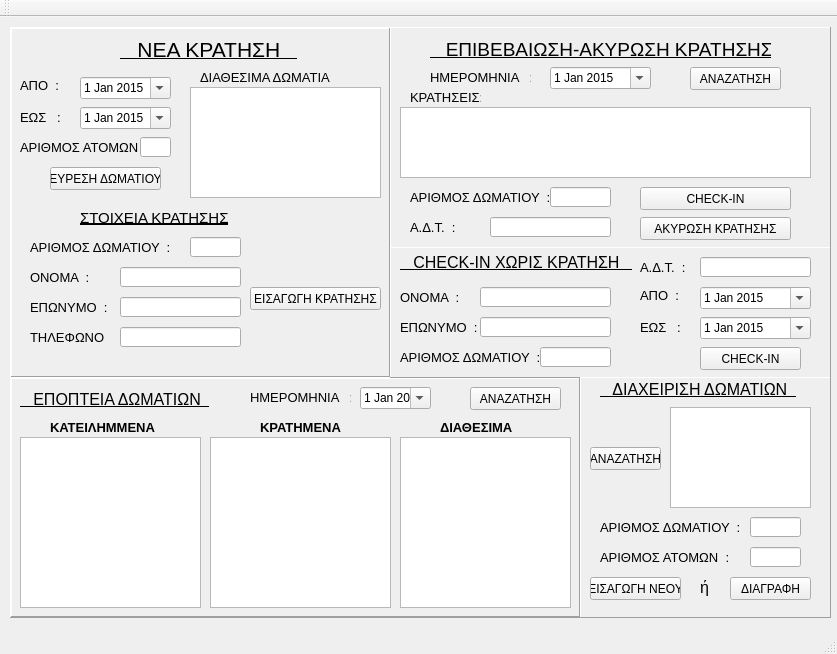
<?xml version="1.0" encoding="UTF-8"?>
<ui version="4.0">
 <class>MainWindow</class>
 <widget class="QMainWindow" name="MainWindow">
  <property name="geometry">
   <rect>
    <x>0</x>
    <y>0</y>
    <width>837</width>
    <height>654</height>
   </rect>
  </property>
  <property name="windowTitle">
   <string>MainWindow</string>
  </property>
  <property name="documentMode">
   <bool>false</bool>
  </property>
  <property name="tabShape">
   <enum>QTabWidget::Rounded</enum>
  </property>
  <widget class="QWidget" name="centralWidget">
   <widget class="QFrame" name="frame">
    <property name="geometry">
     <rect>
      <x>10</x>
      <y>10</y>
      <width>381</width>
      <height>351</height>
     </rect>
    </property>
    <property name="frameShape">
     <enum>QFrame::Panel</enum>
    </property>
    <property name="frameShadow">
     <enum>QFrame::Raised</enum>
    </property>
    <property name="lineWidth">
     <number>2</number>
    </property>
    <widget class="QLabel" name="nk_label_1">
     <property name="geometry">
      <rect>
       <x>110</x>
       <y>10</y>
       <width>181</width>
       <height>25</height>
      </rect>
     </property>
     <property name="font">
      <font>
       <pointsize>16</pointsize>
       <underline>true</underline>
      </font>
     </property>
     <property name="text">
      <string>   ΝΕΑ ΚΡΑΤΗΣΗ   </string>
     </property>
    </widget>
    <widget class="QLabel" name="nk_label_2">
     <property name="geometry">
      <rect>
       <x>10</x>
       <y>50</y>
       <width>51</width>
       <height>16</height>
      </rect>
     </property>
     <property name="font">
      <font>
       <pointsize>10</pointsize>
      </font>
     </property>
     <property name="text">
      <string>ΑΠΟ  :  </string>
     </property>
    </widget>
    <widget class="QDateEdit" name="nk_apo">
     <property name="geometry">
      <rect>
       <x>70</x>
       <y>50</y>
       <width>91</width>
       <height>22</height>
      </rect>
     </property>
     <property name="calendarPopup">
      <bool>true</bool>
     </property>
     <property name="date">
      <date>
       <year>2015</year>
       <month>1</month>
       <day>1</day>
      </date>
     </property>
    </widget>
    <widget class="QLabel" name="nk_label_3">
     <property name="geometry">
      <rect>
       <x>10</x>
       <y>80</y>
       <width>60</width>
       <height>21</height>
      </rect>
     </property>
     <property name="font">
      <font>
       <pointsize>10</pointsize>
      </font>
     </property>
     <property name="frameShape">
      <enum>QFrame::NoFrame</enum>
     </property>
     <property name="text">
      <string>ΕΩΣ   :  </string>
     </property>
    </widget>
    <widget class="QDateEdit" name="nk_ews">
     <property name="geometry">
      <rect>
       <x>70</x>
       <y>80</y>
       <width>91</width>
       <height>22</height>
      </rect>
     </property>
     <property name="calendarPopup">
      <bool>true</bool>
     </property>
     <property name="date">
      <date>
       <year>2015</year>
       <month>1</month>
       <day>1</day>
      </date>
     </property>
    </widget>
    <widget class="QLabel" name="nk_label_4">
     <property name="geometry">
      <rect>
       <x>10</x>
       <y>110</y>
       <width>141</width>
       <height>21</height>
      </rect>
     </property>
     <property name="font">
      <font>
       <pointsize>10</pointsize>
      </font>
     </property>
     <property name="text">
      <string>ΑΡΙΘΜΟΣ ΑΤΟΜΩΝ  :</string>
     </property>
    </widget>
    <widget class="QLineEdit" name="nk_atoma">
     <property name="geometry">
      <rect>
       <x>130</x>
       <y>110</y>
       <width>31</width>
       <height>20</height>
      </rect>
     </property>
    </widget>
    <widget class="QPushButton" name="nk_eisagwgi_kratisis">
     <property name="geometry">
      <rect>
       <x>240</x>
       <y>260</y>
       <width>131</width>
       <height>23</height>
      </rect>
     </property>
     <property name="text">
      <string>ΕΙΣΑΓΩΓΗ ΚΡΑΤΗΣΗΣ</string>
     </property>
    </widget>
    <widget class="QLineEdit" name="nk_onoma">
     <property name="geometry">
      <rect>
       <x>110</x>
       <y>240</y>
       <width>121</width>
       <height>20</height>
      </rect>
     </property>
    </widget>
    <widget class="QLineEdit" name="nk_epitheto">
     <property name="geometry">
      <rect>
       <x>110</x>
       <y>270</y>
       <width>121</width>
       <height>20</height>
      </rect>
     </property>
    </widget>
    <widget class="QLabel" name="nk_label_9">
     <property name="geometry">
      <rect>
       <x>20</x>
       <y>270</y>
       <width>81</width>
       <height>21</height>
      </rect>
     </property>
     <property name="font">
      <font>
       <pointsize>10</pointsize>
      </font>
     </property>
     <property name="text">
      <string>ΕΠΩΝΥΜΟ  :</string>
     </property>
    </widget>
    <widget class="QLabel" name="nk_label_8">
     <property name="geometry">
      <rect>
       <x>20</x>
       <y>240</y>
       <width>71</width>
       <height>21</height>
      </rect>
     </property>
     <property name="font">
      <font>
       <pointsize>10</pointsize>
      </font>
     </property>
     <property name="text">
      <string>ΟΝΟΜΑ  :</string>
     </property>
    </widget>
    <widget class="QLineEdit" name="nk_tilefwno">
     <property name="geometry">
      <rect>
       <x>110</x>
       <y>300</y>
       <width>121</width>
       <height>20</height>
      </rect>
     </property>
    </widget>
    <widget class="QLabel" name="nk_label_10">
     <property name="geometry">
      <rect>
       <x>20</x>
       <y>300</y>
       <width>81</width>
       <height>21</height>
      </rect>
     </property>
     <property name="font">
      <font>
       <pointsize>10</pointsize>
      </font>
     </property>
     <property name="text">
      <string>ΤΗΛΕΦΩΝΟ  :</string>
     </property>
    </widget>
    <widget class="QTextBrowser" name="nk_textBrowser">
     <property name="geometry">
      <rect>
       <x>180</x>
       <y>60</y>
       <width>191</width>
       <height>111</height>
      </rect>
     </property>
    </widget>
    <widget class="QPushButton" name="nk_euresi_dwmatiou">
     <property name="geometry">
      <rect>
       <x>40</x>
       <y>140</y>
       <width>111</width>
       <height>23</height>
      </rect>
     </property>
     <property name="text">
      <string>ΕΥΡΕΣΗ ΔΩΜΑΤΙΟΥ</string>
     </property>
    </widget>
    <widget class="QLabel" name="nk_label_6">
     <property name="geometry">
      <rect>
       <x>70</x>
       <y>180</y>
       <width>151</width>
       <height>21</height>
      </rect>
     </property>
     <property name="font">
      <font>
       <pointsize>11</pointsize>
       <underline>true</underline>
      </font>
     </property>
     <property name="text">
      <string>ΣΤΟΙΧΕΙΑ ΚΡΑΤΗΣΗΣ</string>
     </property>
    </widget>
    <widget class="QLabel" name="nk_label_5">
     <property name="geometry">
      <rect>
       <x>190</x>
       <y>40</y>
       <width>131</width>
       <height>21</height>
      </rect>
     </property>
     <property name="font">
      <font>
       <pointsize>10</pointsize>
      </font>
     </property>
     <property name="text">
      <string>ΔΙΑΘΕΣΙΜΑ ΔΩΜΑΤΙΑ:</string>
     </property>
    </widget>
    <widget class="QLineEdit" name="nk_arithmos">
     <property name="geometry">
      <rect>
       <x>180</x>
       <y>210</y>
       <width>51</width>
       <height>20</height>
      </rect>
     </property>
    </widget>
    <widget class="QLabel" name="nk_label_7">
     <property name="geometry">
      <rect>
       <x>20</x>
       <y>210</y>
       <width>141</width>
       <height>21</height>
      </rect>
     </property>
     <property name="font">
      <font>
       <pointsize>10</pointsize>
      </font>
     </property>
     <property name="text">
      <string>ΑΡΙΘΜΟΣ ΔΩΜΑΤΙΟΥ  :</string>
     </property>
    </widget>
   </widget>
   <widget class="QFrame" name="frame_2">
    <property name="geometry">
     <rect>
      <x>10</x>
      <y>360</y>
      <width>571</width>
      <height>241</height>
     </rect>
    </property>
    <property name="frameShape">
     <enum>QFrame::Panel</enum>
    </property>
    <property name="frameShadow">
     <enum>QFrame::Raised</enum>
    </property>
    <property name="lineWidth">
     <number>2</number>
    </property>
    <widget class="QLabel" name="ed_label_1">
     <property name="geometry">
      <rect>
       <x>10</x>
       <y>10</y>
       <width>201</width>
       <height>25</height>
      </rect>
     </property>
     <property name="font">
      <font>
       <pointsize>12</pointsize>
       <underline>true</underline>
      </font>
     </property>
     <property name="text">
      <string>   ΕΠΟΠΤΕΙΑ ΔΩΜΑΤΙΩΝ  </string>
     </property>
    </widget>
    <widget class="QLabel" name="ed_label_2">
     <property name="geometry">
      <rect>
       <x>240</x>
       <y>10</y>
       <width>101</width>
       <height>20</height>
      </rect>
     </property>
     <property name="font">
      <font>
       <pointsize>10</pointsize>
      </font>
     </property>
     <property name="text">
      <string>ΗΜΕΡΟΜΗΝΙΑ   :</string>
     </property>
    </widget>
    <widget class="QDateEdit" name="ed_imerominia">
     <property name="geometry">
      <rect>
       <x>350</x>
       <y>10</y>
       <width>71</width>
       <height>22</height>
      </rect>
     </property>
     <property name="calendarPopup">
      <bool>true</bool>
     </property>
     <property name="date">
      <date>
       <year>2015</year>
       <month>1</month>
       <day>1</day>
      </date>
     </property>
    </widget>
    <widget class="QLabel" name="ed_label_3">
     <property name="geometry">
      <rect>
       <x>40</x>
       <y>40</y>
       <width>111</width>
       <height>20</height>
      </rect>
     </property>
     <property name="font">
      <font>
       <pointsize>10</pointsize>
       <weight>75</weight>
       <bold>true</bold>
      </font>
     </property>
     <property name="text">
      <string>ΚΑΤΕΙΛΗΜΜΕΝΑ</string>
     </property>
    </widget>
    <widget class="QLabel" name="ed_label_5">
     <property name="geometry">
      <rect>
       <x>430</x>
       <y>40</y>
       <width>81</width>
       <height>21</height>
      </rect>
     </property>
     <property name="font">
      <font>
       <pointsize>10</pointsize>
       <weight>75</weight>
       <bold>true</bold>
      </font>
     </property>
     <property name="text">
      <string>ΔΙΑΘΕΣΙΜΑ</string>
     </property>
    </widget>
    <widget class="QLabel" name="ed_label_4">
     <property name="geometry">
      <rect>
       <x>250</x>
       <y>40</y>
       <width>81</width>
       <height>21</height>
      </rect>
     </property>
     <property name="font">
      <font>
       <pointsize>10</pointsize>
       <weight>75</weight>
       <bold>true</bold>
      </font>
     </property>
     <property name="text">
      <string>ΚΡΑΤΗΜΕΝΑ</string>
     </property>
    </widget>
    <widget class="QTextBrowser" name="ed_textBrowser_1">
     <property name="geometry">
      <rect>
       <x>10</x>
       <y>60</y>
       <width>181</width>
       <height>171</height>
      </rect>
     </property>
    </widget>
    <widget class="QTextBrowser" name="ed_textBrowser_2">
     <property name="geometry">
      <rect>
       <x>200</x>
       <y>60</y>
       <width>181</width>
       <height>171</height>
      </rect>
     </property>
    </widget>
    <widget class="QTextBrowser" name="ed_textBrowser_3">
     <property name="geometry">
      <rect>
       <x>390</x>
       <y>60</y>
       <width>171</width>
       <height>171</height>
      </rect>
     </property>
    </widget>
    <widget class="QPushButton" name="ed_anazitisi">
     <property name="geometry">
      <rect>
       <x>460</x>
       <y>10</y>
       <width>91</width>
       <height>23</height>
      </rect>
     </property>
     <property name="text">
      <string>ΑΝΑΖΑΤΗΣΗ</string>
     </property>
    </widget>
   </widget>
   <widget class="QFrame" name="frame_3">
    <property name="geometry">
     <rect>
      <x>390</x>
      <y>10</y>
      <width>441</width>
      <height>351</height>
     </rect>
    </property>
    <property name="frameShape">
     <enum>QFrame::Panel</enum>
    </property>
    <property name="frameShadow">
     <enum>QFrame::Raised</enum>
    </property>
    <property name="lineWidth">
     <number>1</number>
    </property>
    <widget class="QLabel" name="ea_label_1">
     <property name="geometry">
      <rect>
       <x>40</x>
       <y>10</y>
       <width>341</width>
       <height>25</height>
      </rect>
     </property>
     <property name="font">
      <font>
       <pointsize>14</pointsize>
       <underline>true</underline>
      </font>
     </property>
     <property name="text">
      <string>   ΕΠΙΒΕΒΑΙΩΣΗ-ΑΚΥΡΩΣΗ ΚΡΑΤΗΣΗΣ   </string>
     </property>
    </widget>
    <widget class="QDateEdit" name="ea_imeromina">
     <property name="geometry">
      <rect>
       <x>160</x>
       <y>40</y>
       <width>101</width>
       <height>22</height>
      </rect>
     </property>
     <property name="calendarPopup">
      <bool>true</bool>
     </property>
     <property name="date">
      <date>
       <year>2015</year>
       <month>1</month>
       <day>1</day>
      </date>
     </property>
    </widget>
    <widget class="QLabel" name="ea_label_2">
     <property name="geometry">
      <rect>
       <x>40</x>
       <y>40</y>
       <width>101</width>
       <height>20</height>
      </rect>
     </property>
     <property name="font">
      <font>
       <pointsize>10</pointsize>
      </font>
     </property>
     <property name="text">
      <string>ΗΜΕΡΟΜΗΝΙΑ   :</string>
     </property>
    </widget>
    <widget class="QLabel" name="ea_label_3">
     <property name="geometry">
      <rect>
       <x>20</x>
       <y>60</y>
       <width>71</width>
       <height>21</height>
      </rect>
     </property>
     <property name="font">
      <font>
       <pointsize>10</pointsize>
      </font>
     </property>
     <property name="text">
      <string>ΚΡΑΤΗΣΕΙΣ:</string>
     </property>
    </widget>
    <widget class="QPushButton" name="ea_akurwsi_kratisis">
     <property name="geometry">
      <rect>
       <x>250</x>
       <y>190</y>
       <width>151</width>
       <height>23</height>
      </rect>
     </property>
     <property name="text">
      <string>ΑΚΥΡΩΣΗ ΚΡΑΤΗΣΗΣ</string>
     </property>
    </widget>
    <widget class="QTextBrowser" name="ea_textBrowser">
     <property name="geometry">
      <rect>
       <x>10</x>
       <y>80</y>
       <width>411</width>
       <height>71</height>
      </rect>
     </property>
    </widget>
    <widget class="QPushButton" name="ea_anazitisi_kratisis">
     <property name="geometry">
      <rect>
       <x>300</x>
       <y>40</y>
       <width>91</width>
       <height>23</height>
      </rect>
     </property>
     <property name="text">
      <string>ΑΝΑΖΑΤΗΣΗ</string>
     </property>
    </widget>
    <widget class="QLineEdit" name="ea_arithmos_1">
     <property name="geometry">
      <rect>
       <x>160</x>
       <y>160</y>
       <width>61</width>
       <height>20</height>
      </rect>
     </property>
    </widget>
    <widget class="QLabel" name="ea_label_4">
     <property name="geometry">
      <rect>
       <x>20</x>
       <y>160</y>
       <width>141</width>
       <height>21</height>
      </rect>
     </property>
     <property name="font">
      <font>
       <pointsize>10</pointsize>
      </font>
     </property>
     <property name="text">
      <string>ΑΡΙΘΜΟΣ ΔΩΜΑΤΙΟΥ  :</string>
     </property>
    </widget>
    <widget class="QPushButton" name="ea_epivevaiwsi_kratisis_1">
     <property name="geometry">
      <rect>
       <x>250</x>
       <y>160</y>
       <width>151</width>
       <height>23</height>
      </rect>
     </property>
     <property name="text">
      <string>CHECK-IN</string>
     </property>
    </widget>
    <widget class="QFrame" name="frame_4">
     <property name="geometry">
      <rect>
       <x>0</x>
       <y>220</y>
       <width>441</width>
       <height>131</height>
      </rect>
     </property>
     <property name="frameShape">
      <enum>QFrame::Panel</enum>
     </property>
     <property name="frameShadow">
      <enum>QFrame::Raised</enum>
     </property>
     <widget class="QLabel" name="ea_label_6">
      <property name="geometry">
       <rect>
        <x>10</x>
        <y>0</y>
        <width>241</width>
        <height>31</height>
       </rect>
      </property>
      <property name="font">
       <font>
        <pointsize>12</pointsize>
        <underline>true</underline>
       </font>
      </property>
      <property name="text">
       <string>   CHECK-IN ΧΩΡΙΣ ΚΡΑΤΗΣΗ   </string>
      </property>
     </widget>
     <widget class="QDateEdit" name="ea_ews">
      <property name="geometry">
       <rect>
        <x>310</x>
        <y>70</y>
        <width>111</width>
        <height>22</height>
       </rect>
      </property>
      <property name="calendarPopup">
       <bool>true</bool>
      </property>
      <property name="date">
       <date>
        <year>2015</year>
        <month>1</month>
        <day>1</day>
       </date>
      </property>
     </widget>
     <widget class="QLineEdit" name="ea_onoma">
      <property name="geometry">
       <rect>
        <x>90</x>
        <y>40</y>
        <width>131</width>
        <height>20</height>
       </rect>
      </property>
     </widget>
     <widget class="QLabel" name="ea_label_11">
      <property name="geometry">
       <rect>
        <x>250</x>
        <y>40</y>
        <width>51</width>
        <height>16</height>
       </rect>
      </property>
      <property name="font">
       <font>
        <pointsize>10</pointsize>
       </font>
      </property>
      <property name="text">
       <string>ΑΠΟ  :  </string>
      </property>
     </widget>
     <widget class="QLabel" name="ea_label_10">
      <property name="geometry">
       <rect>
        <x>250</x>
        <y>10</y>
        <width>81</width>
        <height>21</height>
       </rect>
      </property>
      <property name="font">
       <font>
        <pointsize>10</pointsize>
       </font>
      </property>
      <property name="text">
       <string>Α.Δ.Τ.  :</string>
      </property>
     </widget>
     <widget class="QLabel" name="ea_label_12">
      <property name="geometry">
       <rect>
        <x>250</x>
        <y>70</y>
        <width>60</width>
        <height>21</height>
       </rect>
      </property>
      <property name="font">
       <font>
        <pointsize>10</pointsize>
       </font>
      </property>
      <property name="frameShape">
       <enum>QFrame::NoFrame</enum>
      </property>
      <property name="text">
       <string>ΕΩΣ   :  </string>
      </property>
     </widget>
     <widget class="QLabel" name="ea_label_8">
      <property name="geometry">
       <rect>
        <x>10</x>
        <y>70</y>
        <width>81</width>
        <height>21</height>
       </rect>
      </property>
      <property name="font">
       <font>
        <pointsize>10</pointsize>
       </font>
      </property>
      <property name="text">
       <string>ΕΠΩΝΥΜΟ  :</string>
      </property>
     </widget>
     <widget class="QDateEdit" name="ea_apo">
      <property name="geometry">
       <rect>
        <x>310</x>
        <y>40</y>
        <width>111</width>
        <height>22</height>
       </rect>
      </property>
      <property name="calendarPopup">
       <bool>true</bool>
      </property>
      <property name="date">
       <date>
        <year>2015</year>
        <month>1</month>
        <day>1</day>
       </date>
      </property>
     </widget>
     <widget class="QLineEdit" name="ea_tautotita_2">
      <property name="geometry">
       <rect>
        <x>310</x>
        <y>10</y>
        <width>111</width>
        <height>20</height>
       </rect>
      </property>
     </widget>
     <widget class="QLineEdit" name="ea_epitheto">
      <property name="geometry">
       <rect>
        <x>90</x>
        <y>70</y>
        <width>131</width>
        <height>20</height>
       </rect>
      </property>
     </widget>
     <widget class="QLabel" name="ea_label_7">
      <property name="geometry">
       <rect>
        <x>10</x>
        <y>40</y>
        <width>71</width>
        <height>21</height>
       </rect>
      </property>
      <property name="font">
       <font>
        <pointsize>10</pointsize>
       </font>
      </property>
      <property name="text">
       <string>ΟΝΟΜΑ  :</string>
      </property>
     </widget>
     <widget class="QPushButton" name="ea_epivevaiwsi_kratisis_2">
      <property name="geometry">
       <rect>
        <x>310</x>
        <y>100</y>
        <width>101</width>
        <height>23</height>
       </rect>
      </property>
      <property name="text">
       <string>CHECK-IN</string>
      </property>
     </widget>
     <widget class="QLineEdit" name="ea_arithmos_2">
      <property name="geometry">
       <rect>
        <x>150</x>
        <y>100</y>
        <width>71</width>
        <height>20</height>
       </rect>
      </property>
     </widget>
     <widget class="QLabel" name="ea_label_9">
      <property name="geometry">
       <rect>
        <x>10</x>
        <y>100</y>
        <width>141</width>
        <height>21</height>
       </rect>
      </property>
      <property name="font">
       <font>
        <pointsize>10</pointsize>
       </font>
      </property>
      <property name="text">
       <string>ΑΡΙΘΜΟΣ ΔΩΜΑΤΙΟΥ  :</string>
      </property>
     </widget>
    </widget>
    <widget class="QLineEdit" name="ea_tautotita_1">
     <property name="geometry">
      <rect>
       <x>100</x>
       <y>190</y>
       <width>121</width>
       <height>20</height>
      </rect>
     </property>
    </widget>
    <widget class="QLabel" name="ea_label_5">
     <property name="geometry">
      <rect>
       <x>20</x>
       <y>190</y>
       <width>81</width>
       <height>21</height>
      </rect>
     </property>
     <property name="font">
      <font>
       <pointsize>10</pointsize>
      </font>
     </property>
     <property name="text">
      <string>Α.Δ.Τ.  :</string>
     </property>
    </widget>
   </widget>
   <widget class="QFrame" name="frame_5">
    <property name="geometry">
     <rect>
      <x>580</x>
      <y>360</y>
      <width>251</width>
      <height>241</height>
     </rect>
    </property>
    <property name="frameShape">
     <enum>QFrame::Panel</enum>
    </property>
    <property name="frameShadow">
     <enum>QFrame::Raised</enum>
    </property>
    <widget class="QLabel" name="dx_label_1">
     <property name="geometry">
      <rect>
       <x>20</x>
       <y>0</y>
       <width>201</width>
       <height>25</height>
      </rect>
     </property>
     <property name="font">
      <font>
       <pointsize>12</pointsize>
       <underline>true</underline>
      </font>
     </property>
     <property name="text">
      <string>   ΔΙΑΧΕΙΡΙΣΗ ΔΩΜΑΤΙΩΝ  </string>
     </property>
    </widget>
    <widget class="QLineEdit" name="dx_arithmos">
     <property name="geometry">
      <rect>
       <x>170</x>
       <y>140</y>
       <width>51</width>
       <height>20</height>
      </rect>
     </property>
    </widget>
    <widget class="QLineEdit" name="dx_atoma">
     <property name="geometry">
      <rect>
       <x>170</x>
       <y>170</y>
       <width>51</width>
       <height>20</height>
      </rect>
     </property>
    </widget>
    <widget class="QLabel" name="dx_label_2">
     <property name="geometry">
      <rect>
       <x>20</x>
       <y>140</y>
       <width>141</width>
       <height>21</height>
      </rect>
     </property>
     <property name="font">
      <font>
       <pointsize>10</pointsize>
      </font>
     </property>
     <property name="text">
      <string>ΑΡΙΘΜΟΣ ΔΩΜΑΤΙΟΥ  :</string>
     </property>
    </widget>
    <widget class="QLabel" name="dx_label_3">
     <property name="geometry">
      <rect>
       <x>20</x>
       <y>170</y>
       <width>141</width>
       <height>21</height>
      </rect>
     </property>
     <property name="font">
      <font>
       <pointsize>10</pointsize>
      </font>
     </property>
     <property name="text">
      <string>ΑΡΙΘΜΟΣ ΑΤΟΜΩΝ  :</string>
     </property>
    </widget>
    <widget class="QPushButton" name="dx_diagrafi_dwmatiou">
     <property name="geometry">
      <rect>
       <x>150</x>
       <y>200</y>
       <width>81</width>
       <height>23</height>
      </rect>
     </property>
     <property name="text">
      <string>ΔΙΑΓΡΑΦΗ</string>
     </property>
    </widget>
    <widget class="QPushButton" name="dx_anazitisi">
     <property name="geometry">
      <rect>
       <x>10</x>
       <y>70</y>
       <width>71</width>
       <height>23</height>
      </rect>
     </property>
     <property name="text">
      <string>ΑΝΑΖΑΤΗΣΗ</string>
     </property>
    </widget>
    <widget class="QTextBrowser" name="dx_textBrowser">
     <property name="geometry">
      <rect>
       <x>90</x>
       <y>30</y>
       <width>141</width>
       <height>101</height>
      </rect>
     </property>
    </widget>
    <widget class="QPushButton" name="dx_eisagwgi_dwmatiou">
     <property name="geometry">
      <rect>
       <x>10</x>
       <y>200</y>
       <width>91</width>
       <height>23</height>
      </rect>
     </property>
     <property name="text">
      <string>ΕΙΣΑΓΩΓΗ ΝΕΟΥ</string>
     </property>
    </widget>
    <widget class="QLabel" name="dx_label_4">
     <property name="geometry">
      <rect>
       <x>120</x>
       <y>200</y>
       <width>31</width>
       <height>21</height>
      </rect>
     </property>
     <property name="font">
      <font>
       <pointsize>12</pointsize>
      </font>
     </property>
     <property name="text">
      <string>ή</string>
     </property>
    </widget>
   </widget>
  </widget>
  <widget class="QMenuBar" name="menuBar">
   <property name="geometry">
    <rect>
     <x>0</x>
     <y>0</y>
     <width>837</width>
     <height>21</height>
    </rect>
   </property>
  </widget>
  <widget class="QToolBar" name="mainToolBar">
   <attribute name="toolBarArea">
    <enum>TopToolBarArea</enum>
   </attribute>
   <attribute name="toolBarBreak">
    <bool>false</bool>
   </attribute>
  </widget>
  <widget class="QStatusBar" name="statusBar"/>
 </widget>
 <layoutdefault spacing="6" margin="11"/>
 <resources/>
 <connections/>
</ui>
